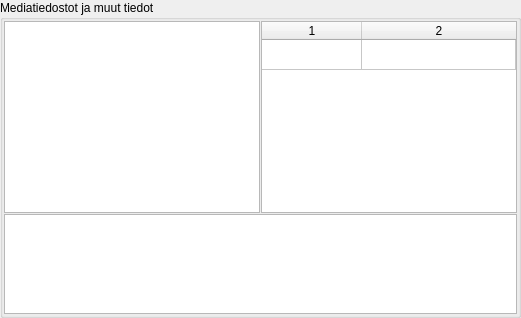
           <widget class="QGroupBox" name="groupBox_6">
            <property name="title">
             <string>Mediatiedostot ja muut tiedot</string>
            </property>
            <layout class="QVBoxLayout" name="verticalLayout_7">
             <property name="spacing">
              <number>1</number>
             </property>
             <property name="margin">
              <number>1</number>
             </property>
             <item>
              <layout class="QHBoxLayout" name="horizontalLayout_10">
               <item>
                <widget class="QListWidget" name="fileslist">
                 <property name="sizePolicy">
                  <sizepolicy hsizetype="Expanding" vsizetype="Maximum">
                   <horstretch>0</horstretch>
                   <verstretch>0</verstretch>
                  </sizepolicy>
                 </property>
                </widget>
               </item>
               <item>
                <widget class="QTableWidget" name="tableWidget">
                 <property name="maximumSize">
                  <size>
                   <width>300</width>
                   <height>16777215</height>
                  </size>
                 </property>
                 <property name="alternatingRowColors">
                  <bool>true</bool>
                 </property>
                 <property name="rowCount">
                  <number>1</number>
                 </property>
                 <property name="columnCount">
                  <number>2</number>
                 </property>
                 <attribute name="horizontalHeaderStretchLastSection">
                  <bool>true</bool>
                 </attribute>
                 <attribute name="verticalHeaderVisible">
                  <bool>false</bool>
                 </attribute>
                 <row/>
                 <column/>
                 <column/>
                </widget>
               </item>
              </layout>
             </item>
             <item>
              <widget class="QTextEdit" name="misc">
               <property name="sizePolicy">
                <sizepolicy hsizetype="Expanding" vsizetype="Maximum">
                 <horstretch>0</horstretch>
                 <verstretch>0</verstretch>
                </sizepolicy>
               </property>
               <property name="maximumSize">
                <size>
                 <width>16777215</width>
                 <height>100</height>
                </size>
               </property>
              </widget>
             </item>
            </layout>
           </widget>
